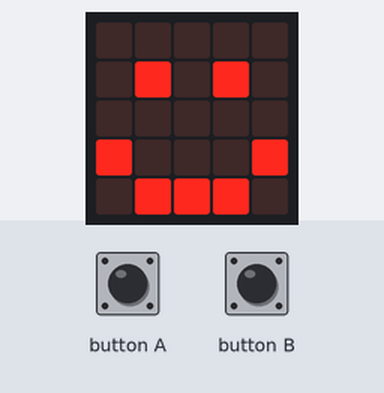
The program below on a simulated BBC micro:bit (MakeCode). Parts: the board's 5×5 LED display. The test bench sets the inputs (shaded band).

Above: at 1.8 s.
1.9 s: button A pressed for 0.15 s
At 2.7 s:
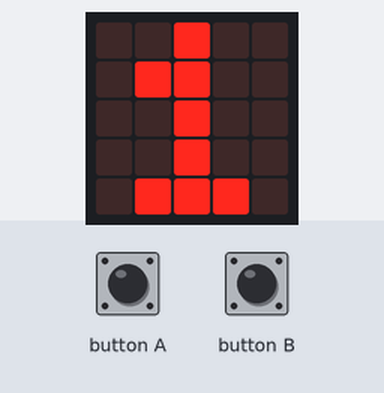
3.5 s: button B pressed for 0.15 s
At 3.9 s:
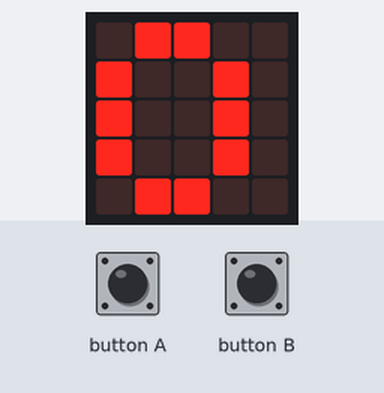
Timing chart, 0 to 6.5 s (numbered marks = the images above; inputs shaded):
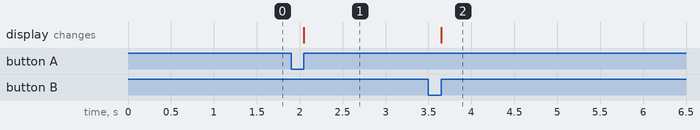

The program:

main.ts
```typescript
// (licence header left out)
// Variables
let number = 0

basic.clearScreen()
basic.showIcon(IconNames.Happy)

// input
input.onButtonPressed(Button.A, function () {
  number = number + 1
  basic.showNumber(number)
})

input.onButtonPressed(Button.B, function () {
  number = 0
  basic.showNumber(number)
})
```

Measured:
- after the input at 1.9 s, the display: changes after 0.15 s (image 1)
- after the input at 3.5 s, the display: changes after 0.15 s (image 2)
